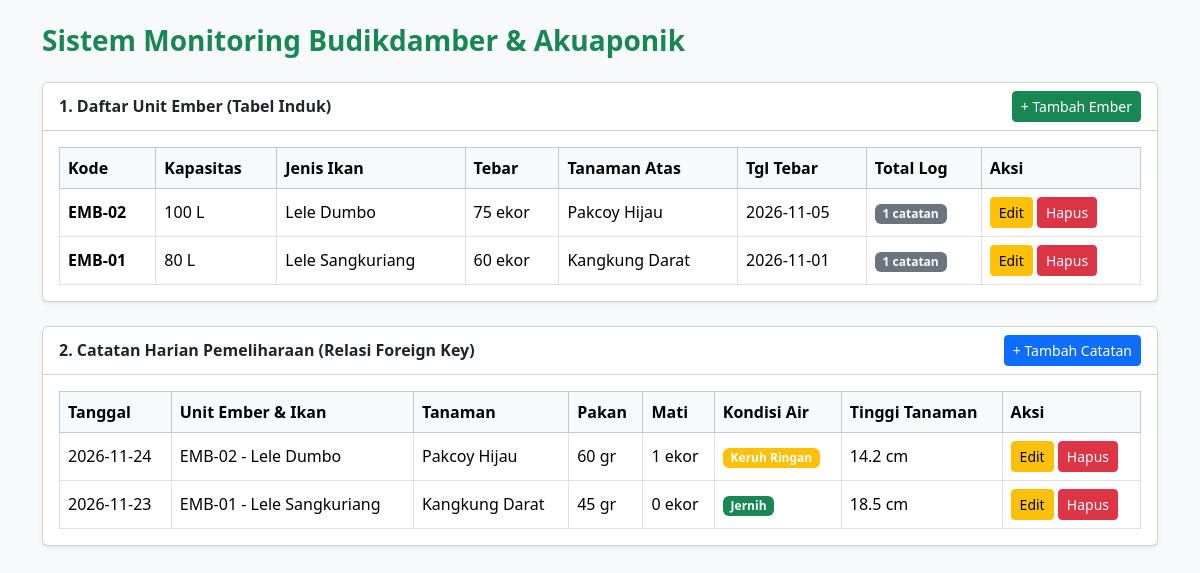
The page / on the database its author committed.
### tables this page shows
CREATE TABLE buckets (
    id INT AUTO_INCREMENT PRIMARY KEY,
    kode_ember VARCHAR(20) NOT NULL UNIQUE,
    kapasitas_liter INT NOT NULL,
    jenis_ikan VARCHAR(50) NOT NULL,
    jumlah_tebar INT NOT NULL,
    tanaman_atas VARCHAR(60) NOT NULL,
    tanggal_tebar DATE NOT NULL
);

CREATE TABLE daily_logs (
    id INT AUTO_INCREMENT PRIMARY KEY,
    bucket_id INT NOT NULL,
    tanggal_catat DATE NOT NULL,
    pakan_gram INT NOT NULL,
    ikan_mati INT NOT NULL DEFAULT 0,
    kondisi_air ENUM('Jernih', 'Keruh Ringan', 'Berbau/Pekat') NOT NULL DEFAULT 'Jernih',
    tinggi_tanaman_cm DECIMAL(5,2) NOT NULL,
    CONSTRAINT fk_bucket_log FOREIGN KEY (bucket_id)
        REFERENCES buckets(id)
        ON DELETE CASCADE
        ON UPDATE CASCADE
);

### classes/BaseModel.php (called while the page is built, shortened)
<?php
abstract class BaseModel
{
    public function __construct(PDO $db)
    {
        $this->db = $db;
    }
}

### classes/Bucket.php (called while the page is built, shortened)
<?php
require_once __DIR__ . '/BaseModel.php';
class Bucket extends BaseModel
{
    protected string $table = 'buckets';
    public function getAll(): array
    {
        $sql = "SELECT b.*, COUNT(d.id) AS total_log
                FROM {$this->table} b
                LEFT JOIN daily_logs d ON b.id = d.bucket_id
                GROUP BY b.id
                ORDER BY b.id DESC";
        return $this->db->query($sql)->fetchAll();
    }
}

### classes/Helper.php (called while the page is built)
<?php
class Helper
{
    public static function clean(string $input): string
    {
        return htmlspecialchars(trim($input), ENT_QUOTES, 'UTF-8');
    }
    public static function statusAirColor(string $kondisi): string
    {
        return match ($kondisi) {
            'Jernih' => 'success',
            'Keruh Ringan' => 'warning',
            default => 'danger',
        };
    }
}

### classes/DailyLog.php (called while the page is built, shortened)
<?php
require_once __DIR__ . '/BaseModel.php';
class DailyLog extends BaseModel
{
    protected string $table = 'daily_logs';
    public function getAll(): array
    {
        $sql = "SELECT d.*, b.kode_ember, b.jenis_ikan, b.tanaman_atas
                FROM {$this->table} d
                INNER JOIN buckets b ON d.bucket_id = b.id
                ORDER BY d.tanggal_catat DESC, d.id DESC";
        return $this->db->query($sql)->fetchAll();
    }
}

### public/index.php (the view, shortened to what this page needs)
<?php
require_once __DIR__ . '/../classes/Bucket.php';
require_once __DIR__ . '/../classes/DailyLog.php';
require_once __DIR__ . '/../classes/Helper.php';
$db = (new Database())->getConnection();
$buckets = (new Bucket($db))->getAll();
$logs = (new DailyLog($db))->getAll();
?>
<!DOCTYPE html>
<html lang="id">
<head>
    <link href="https://cdn.jsdelivr.net/npm/bootstrap@5.3.3/dist/css/bootstrap.min.css" rel="stylesheet">
</head>
<body class="bg-light">
<div class="container py-4">
    <h3 class="mb-4 fw-bold text-success">Sistem Monitoring Budikdamber & Akuaponik</h3>
    <div class="card shadow-sm mb-4">
        <div class="card-header bg-white d-flex justify-content-between align-items-center">
            <span class="fw-semibold">1. Daftar Unit Ember (Tabel Induk)</span>
            <a href="ember_form.php" class="btn btn-sm btn-success">+ Tambah Ember</a>
        </div>
        <div class="card-body table-responsive">
            <table class="table table-bordered table-hover align-middle mb-0">
                <thead class="table-light">
                    <tr>
                        <th>Kode</th>
                        <th>Kapasitas</th>
                        <th>Jenis Ikan</th>
                        <th>Tebar</th>
                        <th>Tanaman Atas</th>
                        <th>Tgl Tebar</th>
                        <th>Total Log</th>
                        <th>Aksi</th>
                    </tr>
                </thead>
                <tbody>
                <?php foreach ($buckets as $b): ?>
                    <tr>
                        <td><strong><?= Helper::clean($b['kode_ember']) ?></strong></td>
                        <td><?= (int) $b['kapasitas_liter'] ?> L</td>
                        <td><?= Helper::clean($b['jenis_ikan']) ?></td>
                        <td><?= (int) $b['jumlah_tebar'] ?> ekor</td>
                        <td><?= Helper::clean($b['tanaman_atas']) ?></td>
                        <td><?= Helper::clean($b['tanggal_tebar']) ?></td>
                        <td><span class="badge bg-secondary"><?= (int) $b['total_log'] ?> catatan</span></td>
                        <td>
                            <a href="ember_form.php?id=<?= (int) $b['id'] ?>" class="btn btn-sm btn-warning">Edit</a>
                            <a href="hapus.php?type=bucket&id=<?= (int) $b['id'] ?>"
                               class="btn btn-sm btn-danger"
                               onclick="return confirm('Hapus ember ini beserta seluruh catatan hariannya?')">Hapus</a>
                        </td>
                    </tr>
                <?php endforeach; ?>
                </tbody>
            </table>
        </div>
    </div>
    <div class="card shadow-sm">
        <div class="card-header bg-white d-flex justify-content-between align-items-center">
            <span class="fw-semibold">2. Catatan Harian Pemeliharaan (Relasi Foreign Key)</span>
            <a href="log_form.php" class="btn btn-sm btn-primary">+ Tambah Catatan</a>
        </div>
        <div class="card-body table-responsive">
            <table class="table table-bordered table-hover align-middle mb-0">
                <thead class="table-light">
                    <tr>
                        <th>Tanggal</th>
                        <th>Unit Ember & Ikan</th>
                        <th>Tanaman</th>
                        <th>Pakan</th>
                        <th>Mati</th>
                        <th>Kondisi Air</th>
                        <th>Tinggi Tanaman</th>
                        <th>Aksi</th>
                    </tr>
                </thead>
                <tbody>
                <?php foreach ($logs as $l): ?>
                    <tr>
                        <td><?= Helper::clean($l['tanggal_catat']) ?></td>
                        <td><?= Helper::clean($l['kode_ember']) ?> - <?= Helper::clean($l['jenis_ikan']) ?></td>
                        <td><?= Helper::clean($l['tanaman_atas']) ?></td>
                        <td><?= (int) $l['pakan_gram'] ?> gr</td>
                        <td><?= (int) $l['ikan_mati'] ?> ekor</td>
                        <td>
                            <span class="badge bg-<?= Helper::statusAirColor($l['kondisi_air']) ?>">
                                <?= Helper::clean($l['kondisi_air']) ?>
                            </span>
                        </td>
                        <td><?= number_format((float) $l['tinggi_tanaman_cm'], 1) ?> cm</td>
                        <td>
                            <a href="log_form.php?id=<?= (int) $l['id'] ?>" class="btn btn-sm btn-warning">Edit</a>
                            <a href="hapus.php?type=log&id=<?= (int) $l['id'] ?>"
                               class="btn btn-sm btn-danger"
                               onclick="return confirm('Hapus catatan harian ini?')">Hapus</a>
                        </td>
                    </tr>
                <?php endforeach; ?>
                </tbody>
            </table>
        </div>
    </div>
</div>
</body>
</html>

### rows shown on the page
buckets: kode_ember "EMB-02", kapasitas_liter "100", jenis_ikan "Lele Dumbo", jumlah_tebar "75", tanaman_atas "Pakcoy Hijau", tanggal_tebar "2026-11-05", total_log "1"
buckets: kode_ember "EMB-01", kapasitas_liter "80", jenis_ikan "Lele Sangkuriang", jumlah_tebar "60", tanaman_atas "Kangkung Darat", tanggal_tebar "2026-11-01", total_log "1"
daily_logs: tanggal_catat "2026-11-24", bucket.kode_ember "EMB-02", bucket.jenis_ikan "Lele Dumbo", bucket.tanaman_atas "Pakcoy Hijau", pakan_gram "60", ikan_mati "1", kondisi_air "Keruh Ringan", tinggi_tanaman_cm "14.2"
daily_logs: tanggal_catat "2026-11-23", bucket.kode_ember "EMB-01", bucket.jenis_ikan "Lele Sangkuriang", bucket.tanaman_atas "Kangkung Darat", pakan_gram "45", ikan_mati "0", kondisi_air "Jernih", tinggi_tanaman_cm "18.5"
